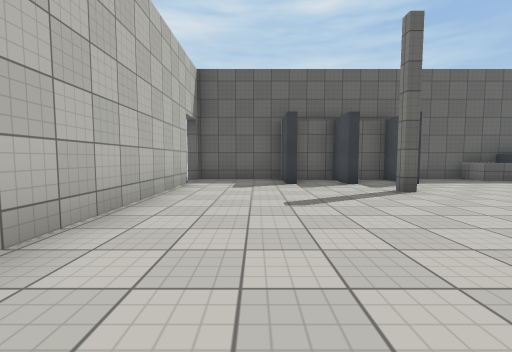
View 1 (above)

14 first-person views from a walk through a 3-D level made in the Unity game engine. The camera is 1.2 m above the floor, tilts 4° down and sees 90° across. The floor is counted in squares, 1.89 m on a side. Each view is taken from the middle of a square. On the plan, view 1 faces up. The plan holds only what a view shows up to about 9 squares ahead; the rest is blank. The player is left out. Surface patterns are stand-ins for the level's own textures.

View 2
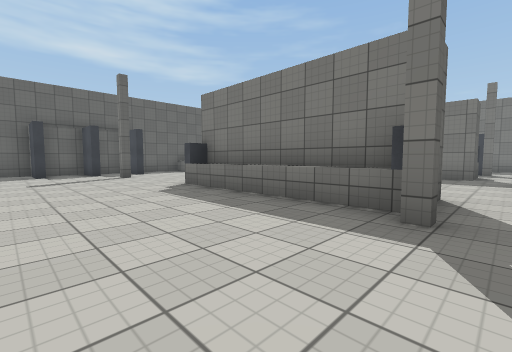

View 3
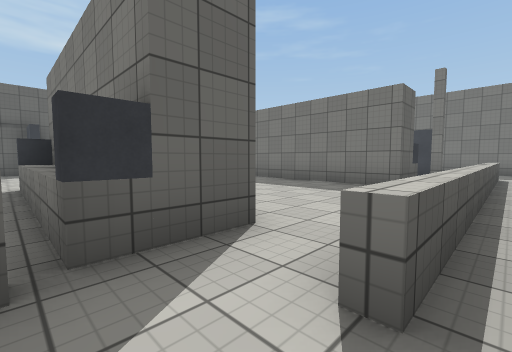

View 4
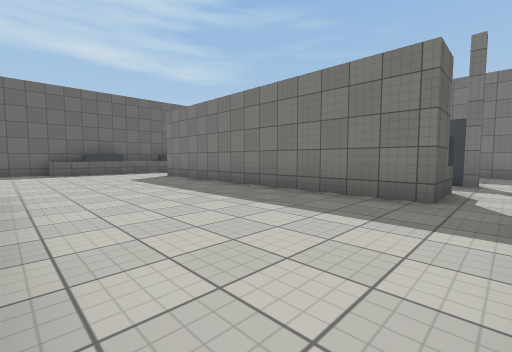

View 5
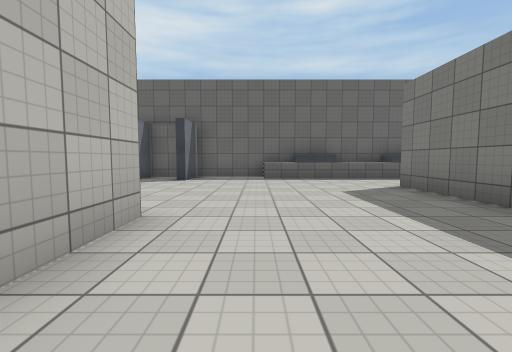

View 6
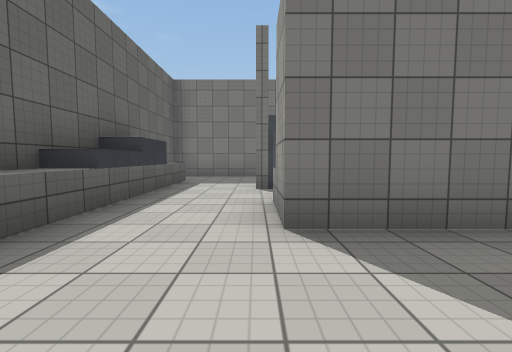

View 7
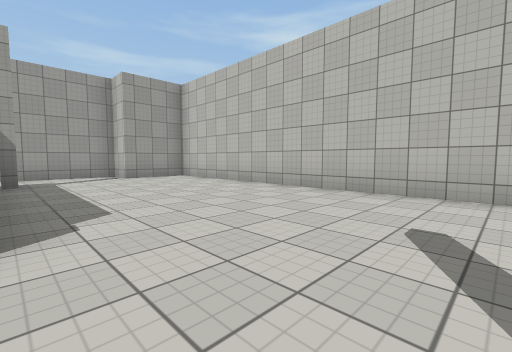

View 8
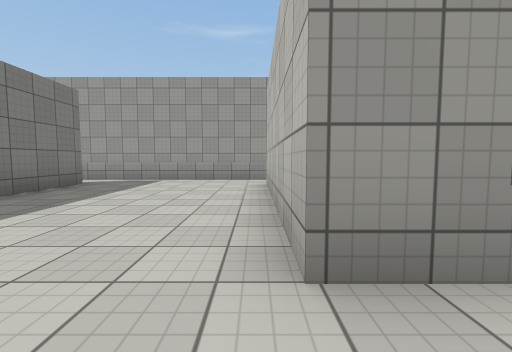

View 9
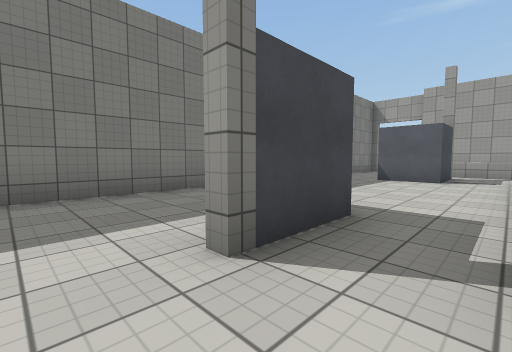

View 10
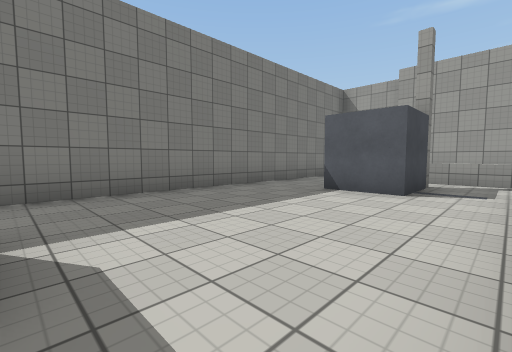

View 11
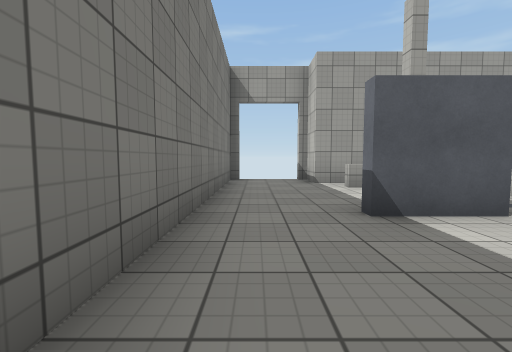

View 12
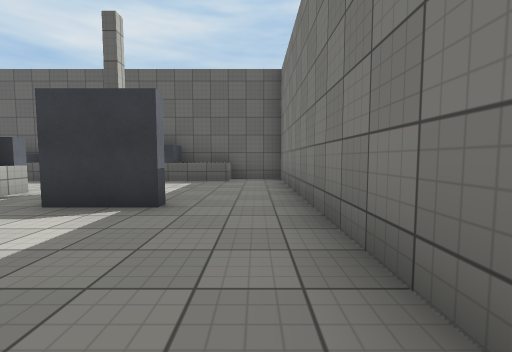

View 13
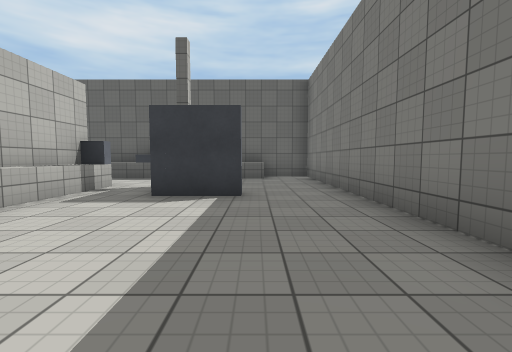

View 14
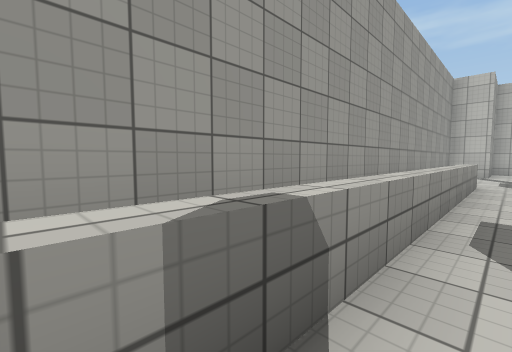

### Floor plan
Key: @ floor where view 1 was taken; # wall or solid block; . floor; ^ raised ledge.
Columns run from 2 left of view 1 to 16 right of it. Each row starts with its distance up from view 1.
  8 ###################
  7  ..##.#..^^^^^#^^.#
  6 #.................#
  5 #....#............#
  4 #...........#.#...#
  3 #...........#.##..#
  2 #...........#.....#
  1 #.....#.....#.....#
  0 #.@...#.....#.....#
 -1 #.....#.....#.....#
 -2 #.....#.....#.##..#
 -3 #....##.....#.#...#
 -4 #.................#
 -5 ###...#^^^^^^^^#..#
 -6   ##############..#
 -7                #  #

Positions as (right, up) in squares from view 1, and headings:
1: (0, 0), facing up
2: (0, -4), facing up-right
3: (3, -5), facing up-right
4: (5, -4), facing up-right
5: (6, -1), facing up
6: (7, 5), facing right
7: (3, 4), facing down-left
8: (5, 3), facing down
9: (11, 6), facing down-right
10: (11, 3), facing down-right
11: (15, 1), facing down
12: (15, 0), facing up
13: (14, -1), facing up
14: (11, -4), facing down-left
